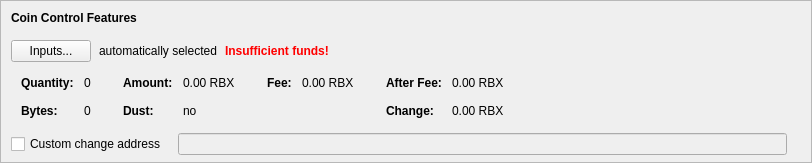
    <widget class="QFrame" name="frameCoinControl">
     <property name="sizePolicy">
      <sizepolicy hsizetype="Expanding" vsizetype="Expanding">
       <horstretch>0</horstretch>
       <verstretch>0</verstretch>
      </sizepolicy>
     </property>
     <property name="maximumSize">
      <size>
       <width>16777215</width>
       <height>16777215</height>
      </size>
     </property>
     <property name="frameShape">
      <enum>QFrame::StyledPanel</enum>
     </property>
     <property name="frameShadow">
      <enum>QFrame::Sunken</enum>
     </property>
     <layout class="QVBoxLayout" name="verticalLayoutCoinControl2">
      <property name="spacing">
       <number>0</number>
      </property>
      <property name="leftMargin">
       <number>0</number>
      </property>
      <property name="topMargin">
       <number>0</number>
      </property>
      <property name="rightMargin">
       <number>0</number>
      </property>
      <property name="bottomMargin">
       <number>6</number>
      </property>
      <item>
       <layout class="QVBoxLayout" name="verticalLayoutCoinControl" stretch="0,0,0,0,1">
        <property name="spacing">
         <number>0</number>
        </property>
        <property name="leftMargin">
         <number>10</number>
        </property>
        <property name="topMargin">
         <number>10</number>
        </property>
        <item>
         <layout class="QHBoxLayout" name="horizontalLayoutCoinControl1">
          <property name="bottomMargin">
           <number>15</number>
          </property>
          <item>
           <widget class="QLabel" name="labelCoinControlFeatures">
            <property name="sizePolicy">
             <sizepolicy hsizetype="Preferred" vsizetype="Maximum">
              <horstretch>0</horstretch>
              <verstretch>0</verstretch>
             </sizepolicy>
            </property>
            <property name="font">
             <font>
              <weight>75</weight>
              <bold>true</bold>
             </font>
            </property>
            <property name="styleSheet">
             <string notr="true">font-weight:bold;</string>
            </property>
            <property name="text">
             <string>Coin Control Features</string>
            </property>
           </widget>
          </item>
         </layout>
        </item>
        <item>
         <layout class="QHBoxLayout" name="horizontalLayoutCoinControl2" stretch="0,0,0,0">
          <property name="spacing">
           <number>8</number>
          </property>
          <property name="bottomMargin">
           <number>10</number>
          </property>
          <item>
           <widget class="QPushButton" name="pushButtonCoinControl">
            <property name="styleSheet">
             <string notr="true"/>
            </property>
            <property name="text">
             <string>Inputs...</string>
            </property>
            <property name="autoDefault">
             <bool>false</bool>
            </property>
           </widget>
          </item>
          <item>
           <widget class="QLabel" name="labelCoinControlAutomaticallySelected">
            <property name="text">
             <string>automatically selected</string>
            </property>
            <property name="margin">
             <number>5</number>
            </property>
           </widget>
          </item>
          <item>
           <widget class="QLabel" name="labelCoinControlInsuffFunds">
            <property name="font">
             <font>
              <weight>75</weight>
              <bold>true</bold>
             </font>
            </property>
            <property name="styleSheet">
             <string notr="true">color:red;font-weight:bold;</string>
            </property>
            <property name="text">
             <string>Insufficient funds!</string>
            </property>
            <property name="margin">
             <number>5</number>
            </property>
           </widget>
          </item>
          <item>
           <spacer name="horizontalSpacerCoinControl">
            <property name="orientation">
             <enum>Qt::Horizontal</enum>
            </property>
            <property name="sizeHint" stdset="0">
             <size>
              <width>40</width>
              <height>1</height>
             </size>
            </property>
           </spacer>
          </item>
         </layout>
        </item>
        <item>
         <widget class="QWidget" name="widgetCoinControl" native="true">
          <property name="sizePolicy">
           <sizepolicy hsizetype="Preferred" vsizetype="Preferred">
            <horstretch>0</horstretch>
            <verstretch>0</verstretch>
           </sizepolicy>
          </property>
          <property name="minimumSize">
           <size>
            <width>0</width>
            <height>0</height>
           </size>
          </property>
          <property name="styleSheet">
           <string notr="true"/>
          </property>
          <layout class="QHBoxLayout" name="horizontalLayoutCoinControl5">
           <property name="leftMargin">
            <number>0</number>
           </property>
           <property name="topMargin">
            <number>0</number>
           </property>
           <property name="rightMargin">
            <number>0</number>
           </property>
           <property name="bottomMargin">
            <number>0</number>
           </property>
           <item>
            <layout class="QHBoxLayout" name="horizontalLayoutCoinControl3" stretch="0,0,0,1">
             <property name="spacing">
              <number>20</number>
             </property>
             <property name="topMargin">
              <number>0</number>
             </property>
             <property name="bottomMargin">
              <number>10</number>
             </property>
             <item>
              <layout class="QFormLayout" name="formLayoutCoinControl1">
               <property name="horizontalSpacing">
                <number>10</number>
               </property>
               <property name="verticalSpacing">
                <number>14</number>
               </property>
               <property name="leftMargin">
                <number>10</number>
               </property>
               <property name="topMargin">
                <number>4</number>
               </property>
               <property name="rightMargin">
                <number>6</number>
               </property>
               <item row="0" column="0">
                <widget class="QLabel" name="labelCoinControlQuantityText">
                 <property name="font">
                  <font>
                   <weight>75</weight>
                   <bold>true</bold>
                  </font>
                 </property>
                 <property name="text">
                  <string>Quantity:</string>
                 </property>
                 <property name="margin">
                  <number>0</number>
                 </property>
                </widget>
               </item>
               <item row="0" column="1">
                <widget class="QLabel" name="labelCoinControlQuantity">
                 <property name="cursor">
                  <cursorShape>IBeamCursor</cursorShape>
                 </property>
                 <property name="contextMenuPolicy">
                  <enum>Qt::ActionsContextMenu</enum>
                 </property>
                 <property name="text">
                  <string notr="true">0</string>
                 </property>
                 <property name="margin">
                  <number>0</number>
                 </property>
                 <property name="textInteractionFlags">
                  <set>Qt::LinksAccessibleByMouse|Qt::TextSelectableByKeyboard|Qt::TextSelectableByMouse</set>
                 </property>
                </widget>
               </item>
               <item row="1" column="0">
                <widget class="QLabel" name="labelCoinControlBytesText">
                 <property name="font">
                  <font>
                   <weight>75</weight>
                   <bold>true</bold>
                  </font>
                 </property>
                 <property name="text">
                  <string>Bytes:</string>
                 </property>
                </widget>
               </item>
               <item row="1" column="1">
                <widget class="QLabel" name="labelCoinControlBytes">
                 <property name="cursor">
                  <cursorShape>IBeamCursor</cursorShape>
                 </property>
                 <property name="contextMenuPolicy">
                  <enum>Qt::ActionsContextMenu</enum>
                 </property>
                 <property name="text">
                  <string notr="true">0</string>
                 </property>
                 <property name="textInteractionFlags">
                  <set>Qt::LinksAccessibleByMouse|Qt::TextSelectableByKeyboard|Qt::TextSelectableByMouse</set>
                 </property>
                </widget>
               </item>
              </layout>
             </item>
             <item>
              <layout class="QFormLayout" name="formLayoutCoinControl2">
               <property name="horizontalSpacing">
                <number>10</number>
               </property>
               <property name="verticalSpacing">
                <number>14</number>
               </property>
               <property name="leftMargin">
                <number>6</number>
               </property>
               <property name="topMargin">
                <number>4</number>
               </property>
               <property name="rightMargin">
                <number>6</number>
               </property>
               <item row="0" column="0">
                <widget class="QLabel" name="labelCoinControlAmountText">
                 <property name="font">
                  <font>
                   <weight>75</weight>
                   <bold>true</bold>
                  </font>
                 </property>
                 <property name="text">
                  <string>Amount:</string>
                 </property>
                 <property name="margin">
                  <number>0</number>
                 </property>
                </widget>
               </item>
               <item row="0" column="1">
                <widget class="QLabel" name="labelCoinControlAmount">
                 <property name="cursor">
                  <cursorShape>IBeamCursor</cursorShape>
                 </property>
                 <property name="contextMenuPolicy">
                  <enum>Qt::ActionsContextMenu</enum>
                 </property>
                 <property name="text">
                  <string notr="true">0.00 RBX</string>
                 </property>
                 <property name="textInteractionFlags">
                  <set>Qt::LinksAccessibleByMouse|Qt::TextSelectableByKeyboard|Qt::TextSelectableByMouse</set>
                 </property>
                </widget>
               </item>
               <item row="1" column="0">
                <widget class="QLabel" name="labelCoinControlLowOutputText">
                 <property name="font">
                  <font>
                   <weight>75</weight>
                   <bold>true</bold>
                  </font>
                 </property>
                 <property name="text">
                  <string>Dust:</string>
                 </property>
                </widget>
               </item>
               <item row="1" column="1">
                <widget class="QLabel" name="labelCoinControlLowOutput">
                 <property name="cursor">
                  <cursorShape>IBeamCursor</cursorShape>
                 </property>
                 <property name="contextMenuPolicy">
                  <enum>Qt::ActionsContextMenu</enum>
                 </property>
                 <property name="text">
                  <string notr="true">no</string>
                 </property>
                 <property name="textInteractionFlags">
                  <set>Qt::LinksAccessibleByMouse|Qt::TextSelectableByKeyboard|Qt::TextSelectableByMouse</set>
                 </property>
                </widget>
               </item>
              </layout>
             </item>
             <item>
              <layout class="QFormLayout" name="formLayoutCoinControl3">
               <property name="horizontalSpacing">
                <number>10</number>
               </property>
               <property name="verticalSpacing">
                <number>14</number>
               </property>
               <property name="leftMargin">
                <number>6</number>
               </property>
               <property name="topMargin">
                <number>4</number>
               </property>
               <property name="rightMargin">
                <number>6</number>
               </property>
               <item row="0" column="0">
                <widget class="QLabel" name="labelCoinControlFeeText">
                 <property name="font">
                  <font>
                   <weight>75</weight>
                   <bold>true</bold>
                  </font>
                 </property>
                 <property name="text">
                  <string>Fee:</string>
                 </property>
                 <property name="margin">
                  <number>0</number>
                 </property>
                </widget>
               </item>
               <item row="0" column="1">
                <widget class="QLabel" name="labelCoinControlFee">
                 <property name="cursor">
                  <cursorShape>IBeamCursor</cursorShape>
                 </property>
                 <property name="contextMenuPolicy">
                  <enum>Qt::ActionsContextMenu</enum>
                 </property>
                 <property name="text">
                  <string notr="true">0.00 RBX</string>
                 </property>
                 <property name="textInteractionFlags">
                  <set>Qt::LinksAccessibleByMouse|Qt::TextSelectableByKeyboard|Qt::TextSelectableByMouse</set>
                 </property>
                </widget>
               </item>
              </layout>
             </item>
             <item>
              <layout class="QFormLayout" name="formLayoutCoinControl4">
               <property name="horizontalSpacing">
                <number>10</number>
               </property>
               <property name="verticalSpacing">
                <number>14</number>
               </property>
               <property name="leftMargin">
                <number>6</number>
               </property>
               <property name="topMargin">
                <number>4</number>
               </property>
               <property name="rightMargin">
                <number>6</number>
               </property>
               <item row="0" column="0">
                <widget class="QLabel" name="labelCoinControlAfterFeeText">
                 <property name="font">
                  <font>
                   <weight>75</weight>
                   <bold>true</bold>
                  </font>
                 </property>
                 <property name="text">
                  <string>After Fee:</string>
                 </property>
                 <property name="margin">
                  <number>0</number>
                 </property>
                </widget>
               </item>
               <item row="0" column="1">
                <widget class="QLabel" name="labelCoinControlAfterFee">
                 <property name="cursor">
                  <cursorShape>IBeamCursor</cursorShape>
                 </property>
                 <property name="contextMenuPolicy">
                  <enum>Qt::ActionsContextMenu</enum>
                 </property>
                 <property name="text">
                  <string notr="true">0.00 RBX</string>
                 </property>
                 <property name="textInteractionFlags">
                  <set>Qt::LinksAccessibleByMouse|Qt::TextSelectableByKeyboard|Qt::TextSelectableByMouse</set>
                 </property>
                </widget>
               </item>
               <item row="1" column="0">
                <widget class="QLabel" name="labelCoinControlChangeText">
                 <property name="font">
                  <font>
                   <weight>75</weight>
                   <bold>true</bold>
                  </font>
                 </property>
                 <property name="text">
                  <string>Change:</string>
                 </property>
                </widget>
               </item>
               <item row="1" column="1">
                <widget class="QLabel" name="labelCoinControlChange">
                 <property name="cursor">
                  <cursorShape>IBeamCursor</cursorShape>
                 </property>
                 <property name="contextMenuPolicy">
                  <enum>Qt::ActionsContextMenu</enum>
                 </property>
                 <property name="text">
                  <string notr="true">0.00 RBX</string>
                 </property>
                 <property name="textInteractionFlags">
                  <set>Qt::LinksAccessibleByMouse|Qt::TextSelectableByKeyboard|Qt::TextSelectableByMouse</set>
                 </property>
                </widget>
               </item>
              </layout>
             </item>
            </layout>
           </item>
          </layout>
         </widget>
        </item>
        <item>
         <layout class="QHBoxLayout" name="horizontalLayoutCoinControl4" stretch="0,0,0">
          <property name="spacing">
           <number>12</number>
          </property>
          <property name="sizeConstraint">
           <enum>QLayout::SetDefaultConstraint</enum>
          </property>
          <property name="topMargin">
           <number>5</number>
          </property>
          <property name="rightMargin">
           <number>5</number>
          </property>
          <item>
           <widget class="QCheckBox" name="checkBoxCoinControlChange">
            <property name="toolTip">
             <string>If this is activated, but the change address is empty or invalid, change will be sent to a newly generated address.</string>
            </property>
            <property name="text">
             <string>Custom change address</string>
            </property>
           </widget>
          </item>
          <item>
           <widget class="QValidatedLineEdit" name="lineEditCoinControlChange">
            <property name="enabled">
             <bool>false</bool>
            </property>
            <property name="sizePolicy">
             <sizepolicy hsizetype="Expanding" vsizetype="Fixed">
              <horstretch>0</horstretch>
              <verstretch>0</verstretch>
             </sizepolicy>
            </property>
           </widget>
          </item>
          <item>
           <widget class="QLabel" name="labelCoinControlChangeLabel">
            <property name="sizePolicy">
             <sizepolicy hsizetype="Preferred" vsizetype="Expanding">
              <horstretch>0</horstretch>
              <verstretch>0</verstretch>
             </sizepolicy>
            </property>
            <property name="minimumSize">
             <size>
              <width>0</width>
              <height>0</height>
             </size>
            </property>
            <property name="text">
             <string/>
            </property>
            <property name="margin">
             <number>3</number>
            </property>
           </widget>
          </item>
         </layout>
        </item>
        <item>
         <spacer name="verticalSpacerCoinControl">
          <property name="orientation">
           <enum>Qt::Vertical</enum>
          </property>
          <property name="sizeHint" stdset="0">
           <size>
            <width>800</width>
            <height>1</height>
           </size>
          </property>
         </spacer>
        </item>
       </layout>
      </item>
     </layout>
    </widget>
